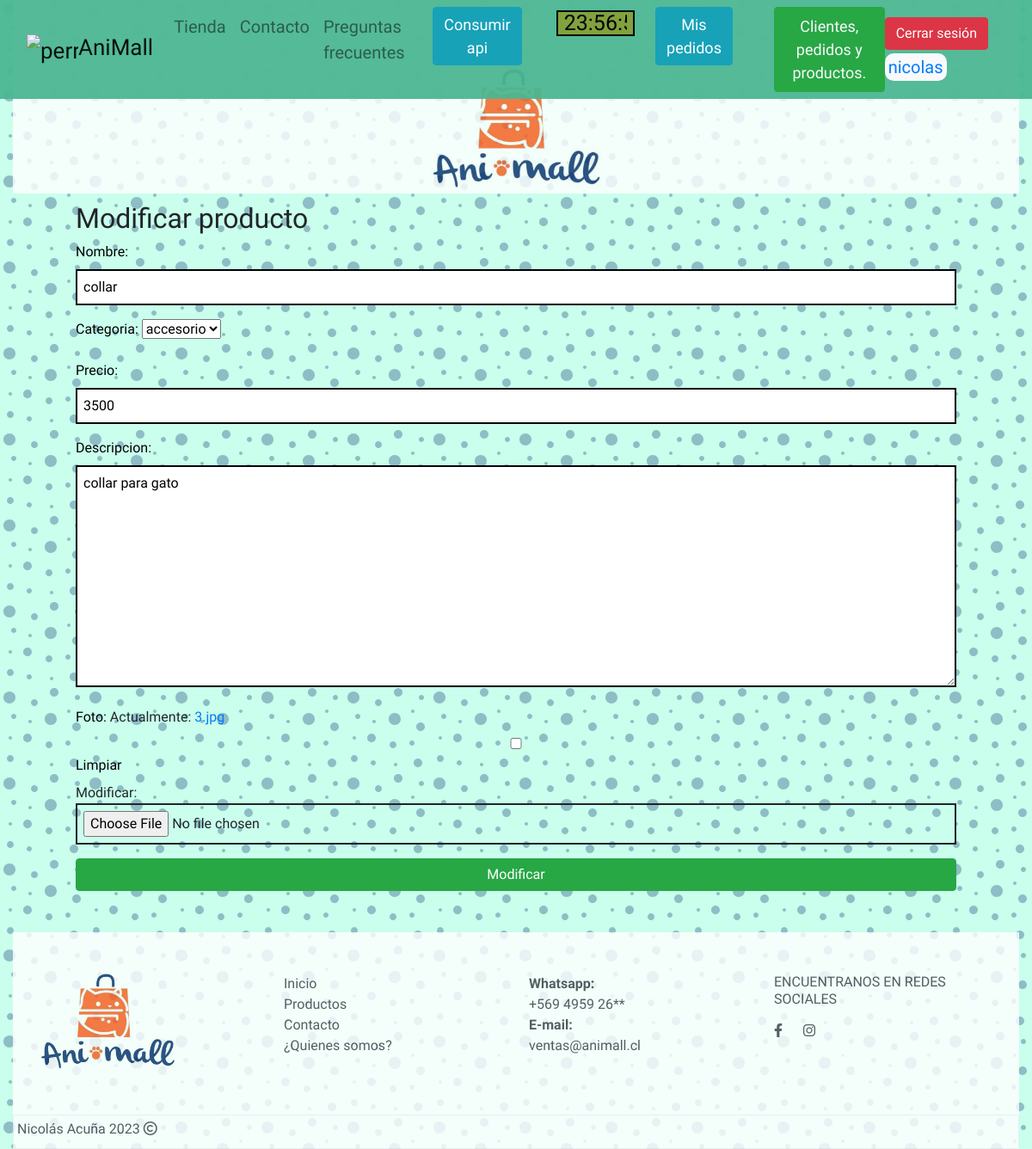
The page /modificar-producto/3/ (signed in) on the database its author committed.
### Usuarios/models.py (models this page shows)
class UsuarioPersonalizado(AbstractUser):
    phoneNumberRegex = RegexValidator(regex = r"^\+?1?\d{8,15}$")
    telefono = models.CharField(validators = [phoneNumberRegex], max_length = 12, unique = True)

### aplicacion1/models.py (models this page shows, shortened)
class Productos(models.Model):
    nombre = models.CharField(max_length=50, null=False)
    categoria = models.ForeignKey(CategoriaProducto, on_delete=models.CASCADE)
    precio = models.PositiveIntegerField(null=False)
    disponibilidad = models.BooleanField(default=True)
    descripcion = models.TextField(max_length=100, null=True)
    foto = models.ImageField(null=True, blank=True)
    created = models.DateTimeField(auto_now_add=True)
    update = models.DateTimeField(auto_now_add=True)
    class Meta:
        verbose_name = "Producto"
        verbose_name_plural = "Productos"

class CategoriaProducto(models.Model):
    nombre = models.CharField(max_length=50)
    created = models.DateTimeField(auto_now_add=True)
    update = models.DateTimeField(auto_now_add=True)
    class Meta:
        verbose_name = "CategoriaProducto"
        verbose_name_plural = "CategoriasProductos"
    def __str__(self):
        return self.nombre

### aplicacion1/views.py (the view)
# urls.py: path('modificar-producto/<id>/', views.modificar_producto, name="modificar_producto"),
def modificar_producto(request, id):
    producto = Productos.objects.get(id = id)
    data = {
        'form':FormProducto(instance = producto)
    }
    if request.method == 'POST':
        formulario = FormProducto(data=request.POST,files=request.FILES, instance=producto)
        if formulario.is_valid():
            formulario.save()
            messages.success(request, 'Producto actualizado con exito')
            return redirect('mostrar_clientes')
    return render(request, 'app1/modificar.html', data)

### aplicacion1/forms.py
class FormProducto(forms.ModelForm):
    class Meta:
        model= Productos
        fields = ['nombre','categoria','precio', 'descripcion', 'foto']

### Carro/context_processor.py (called while the page is built)
def importe_total_carro(request):
    total = 0
    """if request.user.is_authenticated:
        for key, value in request.session["carro"].items():
            total = total + int(value["precio"])"""
    return {"importe_total_carro" : total}

### Proyecto/templates/app1/modificar.html (shortened to what this page needs)
{% extends "base.html" %}
{% load static %}
{% block content %}
{% if user.is_authenticated %}
<div class="container m-lg-10 pl-5 pr-5 mb-5">
    <div style="margin: 10px;">
        <h2>Modificar producto</h2>
        <form action="#" method="post" enctype="multipart/form-data" class="agregar">
            {{ form.as_p}}
            <input type="submit" class="btn btn-success" value="Modificar">
        </form>
    </div>
</div>
{% else %}
<h1 class="text-center text-danger">ALTO AHI RUFIAN, NO TIENES PERMISO PARA INGRESAR A ESTA PAGINA</h1>
{% endif %}
{% endblock %}

### Proyecto/templates/base.html (shortened to what this page needs)
{% load static %}
<!DOCTYPE html>
<html lang="en">
<head>
  <link rel="stylesheet" href="https://cdnjs.cloudflare.com/ajax/libs/font-awesome/6.1.0/css/all.min.css">
  <link rel="stylesheet" href="https://cdn.jsdelivr.net/npm/bootstrap@4.3.1/dist/css/bootstrap.min.css"
>
  <link rel="stylesheet" href="{% static 'css/style.css' %}">
</head>
<body class="container-fluid " onload="relojito()">
  <div>
    <div class="logo">
      <header>
      </header>
    </div>
    <div class="navegar">
      <nav class="navbar navbar-expand-lg fixed-top navbar-light" style="background-color: rgba(75, 182, 146, 0.945);">
        <div class="container-fluid">
          <a class="navbar-brand" style="font-size: 26px;" href="{% url 'home' %}"><img
              src="{% static 'img/perro-logo.png' %}" alt="perrito" width="60px"
              class="d-inline-block align-text-top">AniMall</a>
          <div class="collapse navbar-collapse nav-li" id="navbarToggler">
            <ul class="navbar-nav mr-auto">
              <li class="nav-item">
                <a class="nav-link " style="font-size: 20px; " href="{% url 'home' %}">Tienda</a>
              </li>
              <li class="nav-item ">
                <a class="nav-link " style=" font-size: 20px;" href="{% url 'contacto' %}">Contacto</a>
              </li>
              <li class="nav-item">
                <a class="nav-link" style=" font-size: 20px;" href="{% url 'preguntas' %}">Preguntas frecuentes</a>
              </li>
              <li class="nav-item">
                <a class="btn btn-info ml-3 mr-3" style="font-size: 18px;" href="{% url 'consumo_api' %}">Consumir api</a>
              </li>
              <form name="form_reloj">
                <input style="height: 30px; background-color: rgb(129, 162, 61);"
                type="text" name="reloj" size="4"class="text-center ml-4">
              </form>
              {% if user.is_authenticated %}
              <li class="nav-item">
                <a class="btn btn-info ml-5" style="font-size: 18px;" href="{% url 'mostrar_estado' user.username %}">Mis pedidos</a>
              </li>
              {% endif %}
              {% if user.is_staff %}
                <li class="nav-item">
                  <a class="nav-link btn btn-success text-light ml-5" style=" font-size: 18px;" href="{% url 'mostrar_clientes' %}">Clientes, pedidos y productos.</a>
                </li>
              {% endif %}
            </ul>
            <div>
              {% if user.is_authenticated %}
              <a href="{% url 'logout' %}" class="btn btn-danger">Cerrar sesión</a>
              <a href="#" class="bg-light p-1" style="font-size: 20px; text-decoration: none; border-radius: 10px;">{{ user.username }}</a>
              {% else %}
              <A href="{% url 'login' %}" class="btn btn-success">Iniciar sesión</A>
              <a href="{% url 'registrar' %}" class="btn btn-primary">Registrarse</a>
              {% endif %}
            </div>
          </div>
        </div>
      </nav>
    </div>
    {% block content %}
    {% endblock %}
    <footer class="pt-5 footer">
      <div class="container mb-5">
        <div class="row">
          <div class="col-md-3 mb-4 mb-md-0 text-center text-md-left">
            <img src="{% static 'img/logo-animal.png' %}" width="160px" alt="imagen-inferior">
          </div>
          <div class="col-md-3 mb-4 mb-md-0 text-dark text-center text-md-left">
            <ul class="list-unstyled mb-0">
              <li><a href="#" class="text-dark">Inicio</a></li>
              <li><a href="#" class="text-dark">Productos</a></li>
              <li><a href="#" class="text-dark">Contacto</a></li>
              <li><a href="#" class="text-dark">¿Quienes somos?</a></li>
            </ul>
          </div>
          <div class="col-md-3 mb-4 mb-md-0 text-dark text-center text-md-left">
            <p class="mb-0"><b>Whatsapp:</b><br>+569 4959 26**</p>
            <p class="mb-0"><b>E-mail:</b><br>ventas@animall.cl</p>
          </div>
          <div class="col-md-3 text-dark text-center text-md-left">
            <h6 class="text-uppercase mb-3">Encuentranos en redes sociales</h6>
            <div class="d-flex justify-content-center justify-content-md-start rrss">
              <a class="text-dark mr-4" target="new" href="#">
                <i class="fab fa-facebook-f"></i>
              </a>
              <a class="text-dark" target="new" href="#">
                <i class="fab fa-instagram"></i>
              </a>
            </div>
          </div>
        </div>
      </div>
      <div class="d-flex text-dark fa-border  ">
        <p class="mb-2 text-center">Nicolás Acuña 2023 <i class="fa-regular fa-copyright"></i></p>
      </div>
    </footer>
  </div>
</body>
</html>

### Proyecto/static/css/style.css (style rules this page uses)
body { font-family: 'Boogaloo', cursive; background-color: rgba(127, 255, 212, 0.418); }
.logo { opacity: .8; background-color: #fffffffe; }
.navegar { font-size: 25px; }
.footer { opacity: .8; background-color: #fffffffe; }
input, textarea { width: 100%; border: 2px solid; padding: 7px; }
label { color: rgb(0, 0, 0) }
a { text-transform: none; }

### rows shown on the page
UsuarioPersonalizado: username "nicolas"
Productos: nombre "collar", categoria "accesorio", precio "3500", descripcion "collar para gato"
